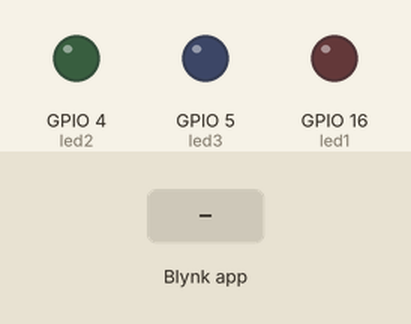
Recording of a sketch running on a simulated ESP32. Parts: output pins drawn as LEDs (lit = HIGH). The test bench sets the inputs (shaded band). WiFi joins after 1.5 s; servers stay silent unless stated.

Above: at 3.0 s.
3.1 s: Blynk app writes 1 to V2
At 4.3 s:
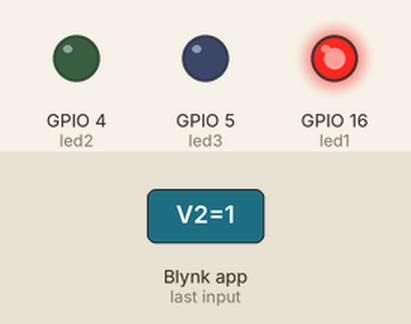
4.6 s: Blynk app writes 1 to V3
At 5.6 s:
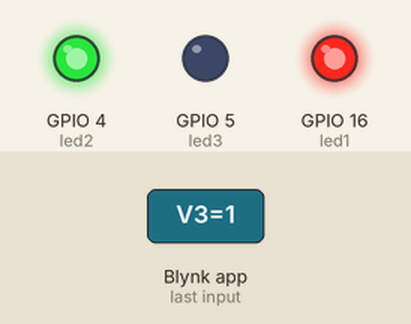
6.1 s: Blynk app writes 0 to V2
At 6.7 s:
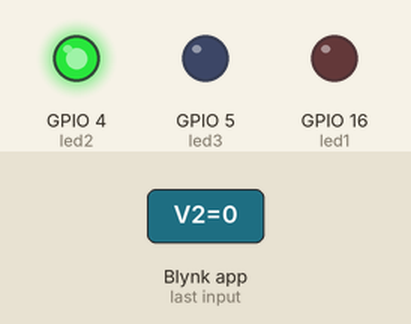
7.6 s: Blynk app writes 1 to V4
At 8.8 s:
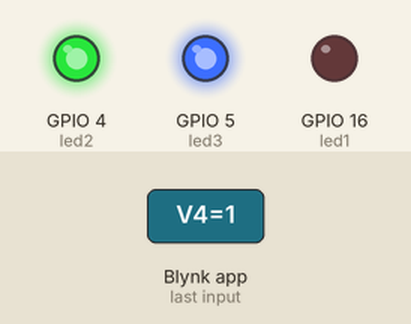
9.1 s: Blynk app writes 0 to V3
At 10.1 s:
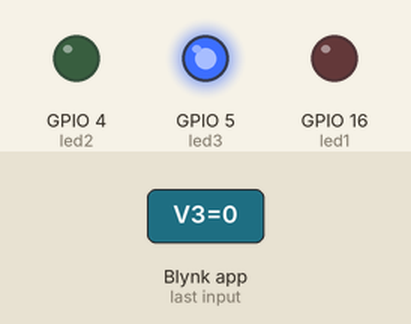
10.6 s: Blynk app writes 0 to V4
At 11.3 s:
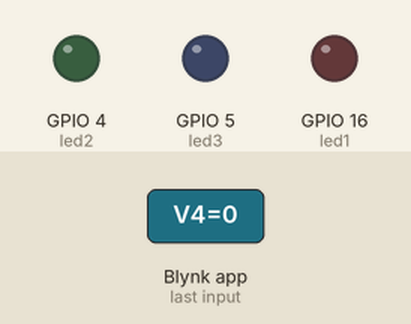
Timing chart, 0 to 13.1 s (numbered marks = the images above; inputs shaded):
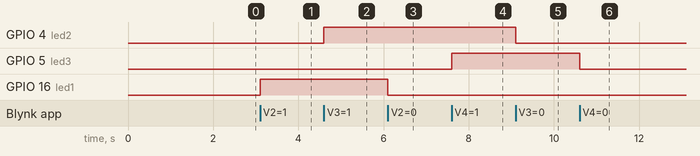

The sketch:

sketch.ino
```cpp
#define BLYNK_PRINT Serial

#define BLYNK_TEMPLATE_NAME "UASC3"
#define BLYNK_AUTH_TOKEN "EBXW6ZVeF3kef_pY3VL9p8HlIewWp8RY"
#define BLYNK_TEMPLATE_ID "TMPL6wlg4nSAK"
#define BLYNK_TEMPLATE_NAME "Controlling LED"

#include <WiFi.h>
#include <WiFiClient.h>
#include <BlynkSimpleEsp32.h>

char auth[] = BLYNK_AUTH_TOKEN;
char ssid[] = "Wokwi-GUEST";
char pass[] = "";

BlynkTimer timer;

#define led1 16  // Merah
#define led2 4  // Kuning
#define led3 5  // Hijau
int btn1 = 0;
int btn2 = 0;
int btn3 = 0;

BLYNK_WRITE (V2)
{
  btn1 = param.asInt();
  if (btn1 == 1)
  {
    digitalWrite(led1, HIGH);
    Blynk.virtualWrite(V2, HIGH);
  }
  else
  {
    digitalWrite(led1, LOW);
    Blynk.virtualWrite(V2, LOW);
  }
}

BLYNK_WRITE (V3)
{
  btn2 = param.asInt();
  if (btn2 == 1)
  {
    digitalWrite(led2, HIGH);
    Blynk.virtualWrite(V3, HIGH);
  }
  else
  {
    digitalWrite(led2, LOW);
    Blynk.virtualWrite(V3, LOW);
  }
}

BLYNK_WRITE (V4)
{
  btn3 = param.asInt();
  if (btn3 == 1)
  {
    digitalWrite(led3, HIGH);
    Blynk.virtualWrite(V4, HIGH);
  }
  else
  {
    digitalWrite(led3, LOW);
    Blynk.virtualWrite(V4, LOW);
  }
}

void setup()
{
  pinMode(led1, OUTPUT);
  pinMode(led2, OUTPUT);
  pinMode(led3, OUTPUT);
  Serial.begin(9600);
  Blynk.begin(auth, ssid, pass);
}

void loop()
{
  Blynk.run();
  timer.run();
}
```

Measured:
- after the input at 3.1 s, GPIO 16 (led1): LOW → HIGH at once
- after the input at 4.6 s, GPIO 4 (led2): LOW → HIGH at once
- after the input at 6.1 s, GPIO 16 (led1): HIGH → LOW at once
- after the input at 7.6 s, GPIO 5 (led3): LOW → HIGH at once
- after the input at 9.1 s, GPIO 4 (led2): HIGH → LOW at once
- after the input at 10.6 s, GPIO 5 (led3): HIGH → LOW at once
